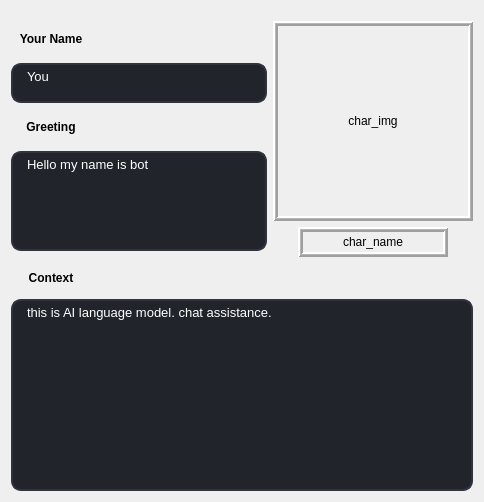
                     <widget class="QWidget" name="Character_page">
                      <layout class="QVBoxLayout" name="verticalLayout_20">
                       <item>
                        <spacer name="_char_top_verticalSpacer">
                         <property name="orientation">
                          <enum>Qt::Vertical</enum>
                         </property>
                         <property name="sizeType">
                          <enum>QSizePolicy::Maximum</enum>
                         </property>
                         <property name="sizeHint" stdset="0">
                          <size>
                           <width>20</width>
                           <height>10</height>
                          </size>
                         </property>
                        </spacer>
                       </item>
                       <item>
                        <layout class="QHBoxLayout" name="horizontalLayout_char_info_top">
                         <item>
                          <layout class="QVBoxLayout" name="verticalLayout_char_info_1">
                           <item>
                            <widget class="QLabel" name="label_your_name">
                             <property name="sizePolicy">
                              <sizepolicy hsizetype="Maximum" vsizetype="Maximum">
                               <horstretch>0</horstretch>
                               <verstretch>0</verstretch>
                              </sizepolicy>
                             </property>
                             <property name="minimumSize">
                              <size>
                               <width>80</width>
                               <height>30</height>
                              </size>
                             </property>
                             <property name="text">
                              <string>&lt;html&gt;&lt;head/&gt;&lt;body&gt;&lt;p&gt;&lt;span style=&quot; font-weight:700;&quot;&gt;Your Name&lt;/span&gt;&lt;/p&gt;&lt;/body&gt;&lt;/html&gt;</string>
                             </property>
                             <property name="alignment">
                              <set>Qt::AlignCenter</set>
                             </property>
                            </widget>
                           </item>
                           <item>
                            <widget class="QTextEdit" name="textEdit_your_name">
                             <property name="sizePolicy">
                              <sizepolicy hsizetype="MinimumExpanding" vsizetype="Maximum">
                               <horstretch>0</horstretch>
                               <verstretch>0</verstretch>
                              </sizepolicy>
                             </property>
                             <property name="minimumSize">
                              <size>
                               <width>0</width>
                               <height>0</height>
                              </size>
                             </property>
                             <property name="maximumSize">
                              <size>
                               <width>16777215</width>
                               <height>40</height>
                              </size>
                             </property>
                             <property name="styleSheet">
                              <string notr="true">QTextEdit {
	border: 2px solid rgb(48, 50, 62);
	border-radius: 10px;
	color: #FFF;
	padding-left: 10px;
	padding-right: 10px;
	background-color:rgb(34,36,44)
}
QTextEdit:hover {
	border: 2px solid rgb(66, 70, 86);
}
QTextEdit:focus {
	border: 2px solid rgb(85, 170, 255);
	background-color: rgb(43, 45, 56);
}</string>
                             </property>
                             <property name="html">
                              <string>&lt;!DOCTYPE HTML PUBLIC &quot;-//W3C//DTD HTML 4.0//EN&quot; &quot;http://www.w3.org/TR/REC-html40/strict.dtd&quot;&gt;
&lt;html&gt;&lt;head&gt;&lt;meta name=&quot;qrichtext&quot; content=&quot;1&quot; /&gt;&lt;meta charset=&quot;utf-8&quot; /&gt;&lt;style type=&quot;text/css&quot;&gt;
p, li { white-space: pre-wrap; }
hr { height: 1px; border-width: 0; }
li.unchecked::marker { content: &quot;\2610&quot;; }
li.checked::marker { content: &quot;\2612&quot;; }
&lt;/style&gt;&lt;/head&gt;&lt;body style=&quot; font-family:'Segoe UI'; font-size:10pt; font-weight:400; font-style:normal;&quot;&gt;
&lt;p style=&quot; margin-top:0px; margin-bottom:0px; margin-left:0px; margin-right:0px; -qt-block-indent:0; text-indent:0px;&quot;&gt;You&lt;/p&gt;&lt;/body&gt;&lt;/html&gt;</string>
                             </property>
                            </widget>
                           </item>
                           <item>
                            <widget class="QLabel" name="label_greeting">
                             <property name="sizePolicy">
                              <sizepolicy hsizetype="Maximum" vsizetype="Maximum">
                               <horstretch>0</horstretch>
                               <verstretch>0</verstretch>
                              </sizepolicy>
                             </property>
                             <property name="minimumSize">
                              <size>
                               <width>80</width>
                               <height>30</height>
                              </size>
                             </property>
                             <property name="text">
                              <string>&lt;html&gt;&lt;head/&gt;&lt;body&gt;&lt;p&gt;&lt;span style=&quot; font-weight:700;&quot;&gt;Greeting&lt;/span&gt;&lt;/p&gt;&lt;/body&gt;&lt;/html&gt;</string>
                             </property>
                             <property name="alignment">
                              <set>Qt::AlignCenter</set>
                             </property>
                            </widget>
                           </item>
                           <item>
                            <widget class="QTextEdit" name="textEdit_greeting">
                             <property name="sizePolicy">
                              <sizepolicy hsizetype="MinimumExpanding" vsizetype="Maximum">
                               <horstretch>0</horstretch>
                               <verstretch>0</verstretch>
                              </sizepolicy>
                             </property>
                             <property name="minimumSize">
                              <size>
                               <width>0</width>
                               <height>0</height>
                              </size>
                             </property>
                             <property name="maximumSize">
                              <size>
                               <width>16777215</width>
                               <height>100</height>
                              </size>
                             </property>
                             <property name="styleSheet">
                              <string notr="true">QTextEdit {
	border: 2px solid rgb(48, 50, 62);
	border-radius: 10px;
	color: #FFF;
	padding-left: 10px;
	padding-right: 10px;
	background-color:rgb(34,36,44)
}
QTextEdit:hover {
	border: 2px solid rgb(66, 70, 86);
}</string>
                             </property>
                             <property name="readOnly">
                              <bool>true</bool>
                             </property>
                             <property name="html">
                              <string>&lt;!DOCTYPE HTML PUBLIC &quot;-//W3C//DTD HTML 4.0//EN&quot; &quot;http://www.w3.org/TR/REC-html40/strict.dtd&quot;&gt;
&lt;html&gt;&lt;head&gt;&lt;meta name=&quot;qrichtext&quot; content=&quot;1&quot; /&gt;&lt;meta charset=&quot;utf-8&quot; /&gt;&lt;style type=&quot;text/css&quot;&gt;
p, li { white-space: pre-wrap; }
hr { height: 1px; border-width: 0; }
li.unchecked::marker { content: &quot;\2610&quot;; }
li.checked::marker { content: &quot;\2612&quot;; }
&lt;/style&gt;&lt;/head&gt;&lt;body style=&quot; font-family:'Segoe UI'; font-size:10pt; font-weight:400; font-style:normal;&quot;&gt;
&lt;p style=&quot; margin-top:0px; margin-bottom:0px; margin-left:0px; margin-right:0px; -qt-block-indent:0; text-indent:0px;&quot;&gt;Hello my name is bot&lt;/p&gt;&lt;/body&gt;&lt;/html&gt;</string>
                             </property>
                            </widget>
                           </item>
                          </layout>
                         </item>
                         <item>
                          <layout class="QVBoxLayout" name="verticalLayout_char_profile">
                           <item alignment="Qt::AlignHCenter">
                            <widget class="QLabel" name="label_char_img">
                             <property name="sizePolicy">
                              <sizepolicy hsizetype="Maximum" vsizetype="Maximum">
                               <horstretch>0</horstretch>
                               <verstretch>0</verstretch>
                              </sizepolicy>
                             </property>
                             <property name="minimumSize">
                              <size>
                               <width>200</width>
                               <height>200</height>
                              </size>
                             </property>
                             <property name="layoutDirection">
                              <enum>Qt::LeftToRight</enum>
                             </property>
                             <property name="frameShape">
                              <enum>QFrame::Box</enum>
                             </property>
                             <property name="frameShadow">
                              <enum>QFrame::Raised</enum>
                             </property>
                             <property name="lineWidth">
                              <number>2</number>
                             </property>
                             <property name="midLineWidth">
                              <number>1</number>
                             </property>
                             <property name="text">
                              <string>char_img</string>
                             </property>
                             <property name="alignment">
                              <set>Qt::AlignCenter</set>
                             </property>
                            </widget>
                           </item>
                           <item alignment="Qt::AlignHCenter">
                            <widget class="QLabel" name="label_character_name">
                             <property name="sizePolicy">
                              <sizepolicy hsizetype="Maximum" vsizetype="Maximum">
                               <horstretch>0</horstretch>
                               <verstretch>0</verstretch>
                              </sizepolicy>
                             </property>
                             <property name="minimumSize">
                              <size>
                               <width>150</width>
                               <height>30</height>
                              </size>
                             </property>
                             <property name="maximumSize">
                              <size>
                               <width>16777215</width>
                               <height>16777215</height>
                              </size>
                             </property>
                             <property name="layoutDirection">
                              <enum>Qt::LeftToRight</enum>
                             </property>
                             <property name="frameShape">
                              <enum>QFrame::Box</enum>
                             </property>
                             <property name="frameShadow">
                              <enum>QFrame::Raised</enum>
                             </property>
                             <property name="lineWidth">
                              <number>2</number>
                             </property>
                             <property name="midLineWidth">
                              <number>1</number>
                             </property>
                             <property name="text">
                              <string>char_name</string>
                             </property>
                             <property name="alignment">
                              <set>Qt::AlignCenter</set>
                             </property>
                            </widget>
                           </item>
                          </layout>
                         </item>
                        </layout>
                       </item>
                       <item>
                        <layout class="QVBoxLayout" name="verticalLayout_char_info_2" stretch="0,2">
                         <item>
                          <widget class="QLabel" name="label_context">
                           <property name="sizePolicy">
                            <sizepolicy hsizetype="Maximum" vsizetype="Maximum">
                             <horstretch>0</horstretch>
                             <verstretch>0</verstretch>
                            </sizepolicy>
                           </property>
                           <property name="minimumSize">
                            <size>
                             <width>80</width>
                             <height>30</height>
                            </size>
                           </property>
                           <property name="text">
                            <string>&lt;html&gt;&lt;head/&gt;&lt;body&gt;&lt;p&gt;&lt;span style=&quot; font-weight:700;&quot;&gt;Context&lt;/span&gt;&lt;/p&gt;&lt;/body&gt;&lt;/html&gt;</string>
                           </property>
                           <property name="alignment">
                            <set>Qt::AlignCenter</set>
                           </property>
                          </widget>
                         </item>
                         <item>
                          <widget class="QTextEdit" name="textEdit_context">
                           <property name="sizePolicy">
                            <sizepolicy hsizetype="Expanding" vsizetype="Maximum">
                             <horstretch>0</horstretch>
                             <verstretch>0</verstretch>
                            </sizepolicy>
                           </property>
                           <property name="minimumSize">
                            <size>
                             <width>0</width>
                             <height>0</height>
                            </size>
                           </property>
                           <property name="maximumSize">
                            <size>
                             <width>16777215</width>
                             <height>600</height>
                            </size>
                           </property>
                           <property name="styleSheet">
                            <string notr="true">QTextEdit {
	border: 2px solid rgb(48, 50, 62);
	border-radius: 10px;
	color: #FFF;
	padding-left: 10px;
	padding-right: 10px;
	background-color:rgb(34,36,44)
}
QTextEdit:hover {
	border: 2px solid rgb(66, 70, 86);
}</string>
                           </property>
                           <property name="readOnly">
                            <bool>true</bool>
                           </property>
                           <property name="html">
                            <string>&lt;!DOCTYPE HTML PUBLIC &quot;-//W3C//DTD HTML 4.0//EN&quot; &quot;http://www.w3.org/TR/REC-html40/strict.dtd&quot;&gt;
&lt;html&gt;&lt;head&gt;&lt;meta name=&quot;qrichtext&quot; content=&quot;1&quot; /&gt;&lt;meta charset=&quot;utf-8&quot; /&gt;&lt;style type=&quot;text/css&quot;&gt;
p, li { white-space: pre-wrap; }
hr { height: 1px; border-width: 0; }
li.unchecked::marker { content: &quot;\2610&quot;; }
li.checked::marker { content: &quot;\2612&quot;; }
&lt;/style&gt;&lt;/head&gt;&lt;body style=&quot; font-family:'Segoe UI'; font-size:10pt; font-weight:400; font-style:normal;&quot;&gt;
&lt;p style=&quot; margin-top:0px; margin-bottom:0px; margin-left:0px; margin-right:0px; -qt-block-indent:0; text-indent:0px;&quot;&gt;this is AI language model. chat assistance.&lt;/p&gt;&lt;/body&gt;&lt;/html&gt;</string>
                           </property>
                          </widget>
                         </item>
                        </layout>
                       </item>
                      </layout>
                     </widget>
